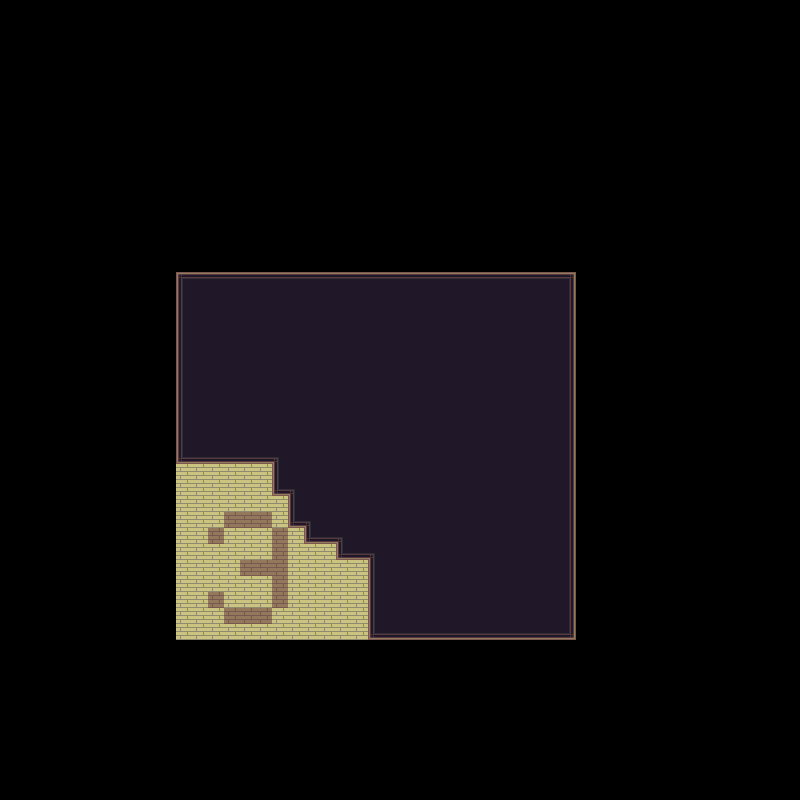

This game map was drawn from its Tiled (.tmx) file and the tilesets committed beside it. A one-line description and the trimmed map source follow:
An orthogonal 50x50 tile map with 16x16 px tiles, 1 tile layer (Ground), 2 tilesets and 1 object.

<map version="1.4" tiledversion="1.4.2" orientation="orthogonal" renderorder="right-down" width="50" height="50" tilewidth="16" tileheight="16" infinite="0" nextlayerid="5" nextobjectid="9">
 <tileset firstgid="1" source="../overworld.tsx" />
 <tileset firstgid="1441" name="Inner" tilewidth="16" tileheight="16" tilecount="1000" columns="40">
  <image source="../../Art/Inner.png" width="640" height="400" />
  <terraintypes>
   <terrain name="void" tile="0" />
  </terraintypes>
  <tile id="1" terrain=",,,0" />
  <tile id="2" terrain=",,0,0" />
  <tile id="3" terrain=",,0," />
  <tile id="4" terrain="0,0,0," />
  <tile id="5" terrain="0,0,,0" />
  <tile id="41" terrain=",0,,0" />
  <tile id="42" terrain="0,0,0,0" />
  <tile id="43" terrain="0,,0," />
  <tile id="44" terrain="0,,0,0" />
  <tile id="45" terrain=",0,0,0" />
  <tile id="81" terrain=",0,," />
  <tile id="82" terrain="0,0,," />
  <tile id="83" terrain="0,,," />
 </tileset>
 <layer id="1" name="Ground" width="50" height="50">
  <data>[2500 cells, 575 non-empty, 12 distinct tile ids]</data>
 </layer>
 <objectgroup id="4" name="Collision">
  <object id="8" x="176" y="467">
   <polygon points="0,0 95,-3 93,31 111,31 111,61 127,61 126,79 158,77 158,94 190,94 189,173 398,173 398,161 204,164 205,84 167,87 169,68 139,70 138,50 122,53 121,19 107,21 107,-12 12,-11 12,-186 388,-183 389,160 401,160 401,-199 0,-195" />
  </object>
 </objectgroup>
</map>
